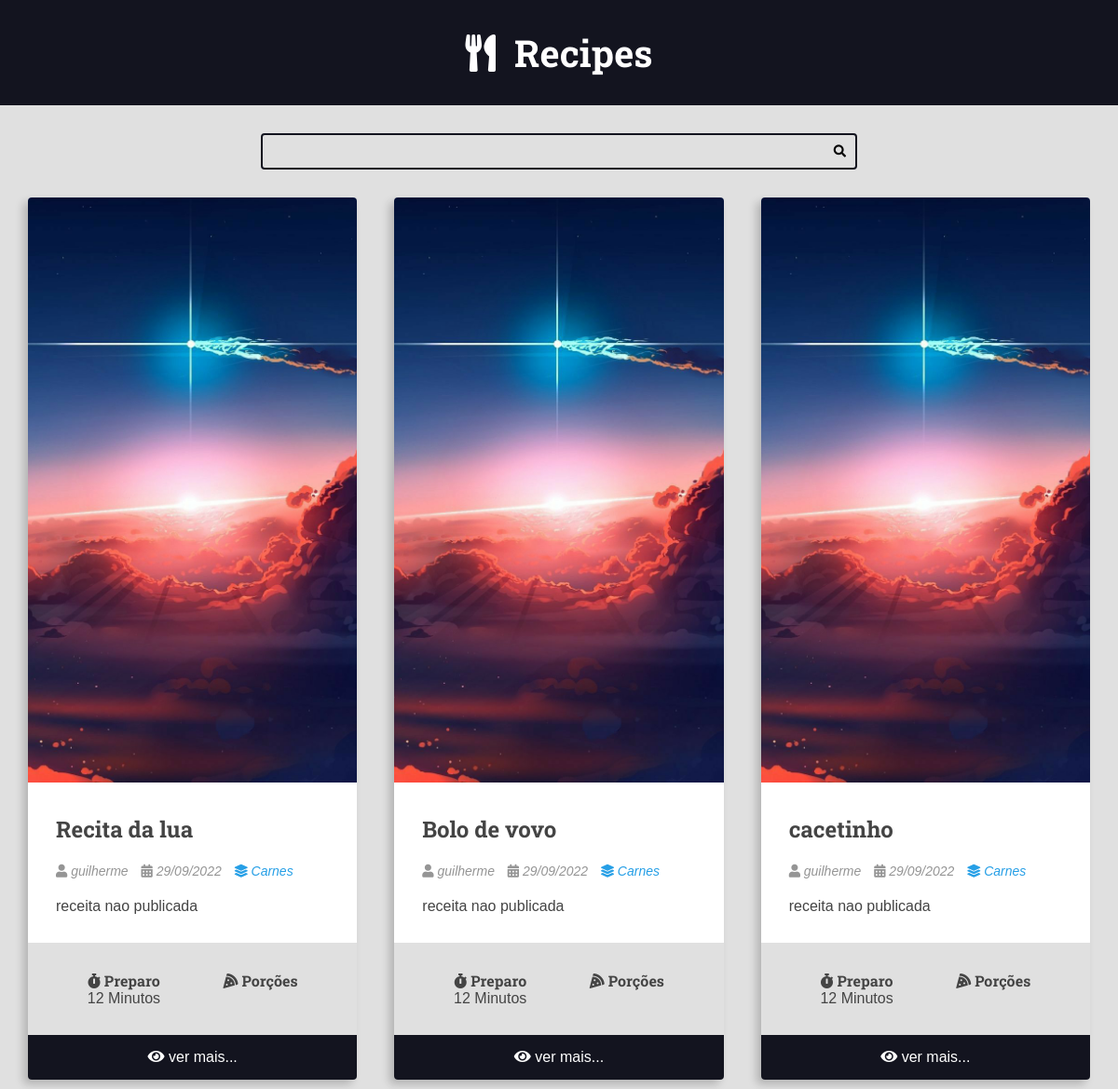
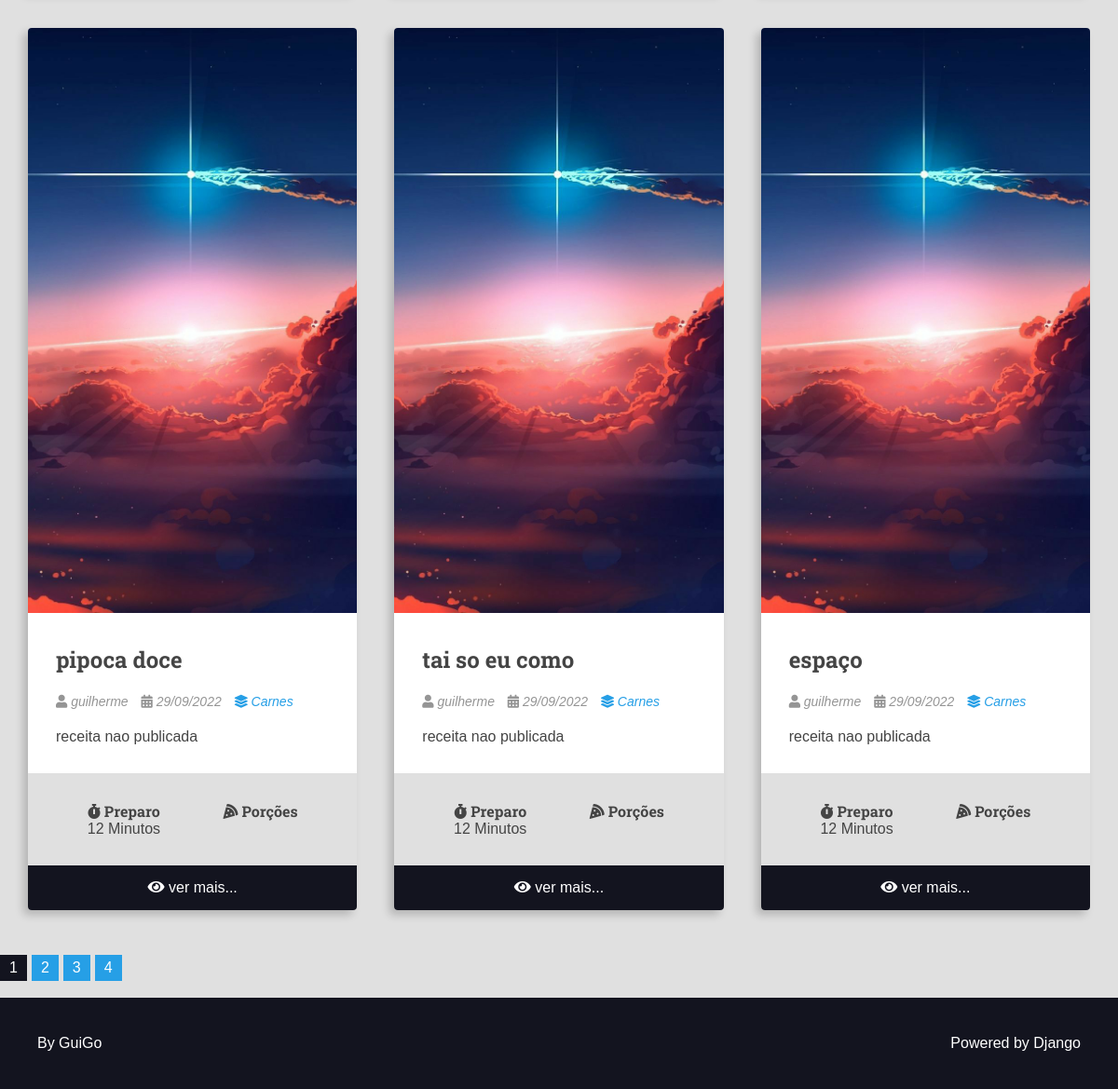
Page /recipes/category/3/ on the committed database (2 pictures, top to bottom).
### recipes/models.py (models this page shows, shortened)
class Recipe(models.Model):
    title = models.CharField(max_length=65)
    description = models.CharField(max_length=165)
    slug =  models.SlugField(unique=True)
    preparation_time = models.IntegerField()
    preparation_time_unit = models.CharField(max_length=65)
    servings_time = models.IntegerField()
    servings_time_unit = models.CharField(max_length=65)
    preparation_steps = models.TextField()
    preparation_steps_is_html = models.BooleanField(default=False)
    created_at = models.DateTimeField(auto_now_add=True)
    updated_at = models.DateTimeField(auto_now=True)
    is_published = models.BooleanField(default=False)
    cover = models.ImageField(upload_to='recipes/cover/%Y/%m/%d/')
    category = models.ForeignKey(
        Category, on_delete=models.SET_NULL, null=True, blank=True,
        default=None
    )
    author = models.ForeignKey(
        User, on_delete=models.SET_NULL, null=True
    )

class Category(models.Model):
    name = models.CharField(max_length=65)

### recipes/views.py (the view)
# urls.py: path('recipes/category/<int:category_id>/', recipeViews.category, name='recipes-category'),
    def category(self, request: HttpRequest, category_id: int) -> HttpResponse:
        def orderRecipe(recipe: Recipe) -> int:
            return recipe.id
        recipes = get_list_or_404(Recipe, category__id=category_id, is_published=True)
        recipes.sort(reverse=True, key=orderRecipe)
        paginator = Paginator(recipes, self.PER_PAGES)
        number_page = request.GET.get('page')
        page_obj = paginator.get_page(number_page)
        pagination = make_pagination(5, paginator.num_pages, page_obj.number)
        return render(request, 'recipes/pages/category.html', context={
            'page_obj': page_obj,
            'pagination': pagination,
            'category_name': f'{recipes[0].category.name} - Category | '
    })

### utils/pagination.py (called while the page is built, shortened)
def make_pagination(qtd_page_busca:int, total_page:int, current_page:int):
    middle = qtd_page_busca // 2 + 1
    if qtd_page_busca >= total_page:
        return {
            'range': [i for i in range(1, total_page + 1)],
            'first_page': 1,
            'last_page': total_page,
            'first_out_range': False,
            'last_out_range': True,
            'current': current_page
        }

### recipes/templates/recipes/pages/category.html (shortened to what this page needs)
{% extends 'global/base.html' %}
{% block content %}
    <div class="main-content main-content-list container">
        {% for recipe in page_obj.object_list %}
            {% include 'recipes/partials/recipe.html' %}
        {% endfor %}
    </div>
{% endblock content %}

### recipes/templates/recipes/partials/recipe.html (shortened to what this page needs)
<div class="recipe recipe-list-item">
    <div class="recipe-cover">
        <a href="{% url 'recipes-recipe' recipe.id %}">
            <img src="{{ recipe.cover.url }}" alt="temporario">
        </a>
    </div>
    <div class="recipe-title-container">
        <h2 class="recipe-title">{{ recipe.title }}</h2>
    </div>
    <div class="recipe-author">
        <span class="recipe-author-item">
            <i class="fas fa-user"></i>
            {% if recipe.author is not None %}
                {% if recipe.author.first_name %}
                    {{ recipe.author.first_name }}
                {% else %}
                    {{ recipe.author.username }}
                {% endif %}
            {% else %}
                Desconhecido
            {% endif %}
        </span>
        <span class="recipe-author-item">
            <i class="fas fa-calendar-alt"></i>
            {{ recipe.created_at |date:"d/m/Y" }}
        </span>
        {% if recipe.category is not None %}
            <span class="recipe-author-item">
                <a href="{% url 'recipes-category' recipe.category.id %}">
                    <i class="fas fa-layer-group"></i>
                    <span>{{ recipe.category.name }}</span>
                </a>
            </span>
        {% endif %}
    </div>
    <div class="recipe-content">
        <p>{{ recipe.description}}</p>
    </div>
    <div class="recipe-meta-container">
        <div class="recipe-meta recipe-preparation">
            <h3 class="recipe-meta-title"><i class="fas fa-stopwatch"></i> Preparo</h3>
            <div class="recipe-meta-text">
                {{ recipe.preparation_time }} {{ recipe.preparation_time_unit }}
            </div>
        </div>
        <div class="recipe-meta recipe-servings">
            <h3 class="recipe-meta-title"><i class="fas fa-pizza-slice"></i> Porções</h3>
        </div>
    </div>
    {% if not isDetailPage %}
    <footer class="recipe-footer">
        <a class="recipe-read-more button button-dark button-full-width" href="{% url 'recipes-recipe' recipe.id %} ">
            <i class="fas fa-eye"></i>
            <span>ver mais...</span>
        </a>
    </footer>
    {% endif %}
</div>

### recipes/static/recipes/css/style-copy.css (style rules this page uses)
:root { --color-primary: #269fe6; --color-primary-hover: #2086c2; --color-primary-dark: #13141f; --color-primary-dark-hover: #212336; --color-primary-light: #d4ecfa; --color-primary-light-hover: #bdd8e7; --color-white: #fff; --color-black: #000; --color-dark-text: #444; --color-info-light: #cce5ff; --color-debug-light: #cce5ff; --color-success-light: #d4edda; --color-alert-light: #fff3cd; --color-warning-light: #fff3cd; --color-error-light: #f8d7da; --color-info-dark: #4d86c4; --color-debug-dark: #4d86c4; --color-success-dark: #4a9c5d; --color-alert-dark: #927f40; --color-warning-dark: #927f40; --color-error-dark: #da525d; --color-gray-0: #f9f9f9; --color-gray-1: #e0e0e0; --color-gray-2: #c7c7c7; --color-gray-3: #aeaeae; --color-gray-4: #959595; --color-gray-5: #7d7d7d; --color-gray-6: #646464; --color-gray-7: #4b4b4b; --color-gray-8: #323232; --color-gray-9: #191919; --font-primary: sans-serif; --font-headings: 'Roboto Slab', serif; --spacing-gutter-medium: 3rem; --spacing-gutter-large: 4rem; }
* { padding: 0; margin: 0; box-sizing: border-box; }
html { font-size: 62.5%; }
body { font-size: 1.6rem; font-family: var(--font-primary); background: var(--color-gray-1); color: var(--color-dark-text); }
h1, h2, h3, h4, h5, h6 { font-family: var(--font-headings); }
img { max-width: 100%; }
a { color: var(--color-primary); text-decoration: none; }
.container { max-width: 144rem; margin: 0 auto; padding: var(--spacing-gutter-medium); }
.main-content { padding-top: 0; }
.main-content-list { display: grid; grid-template-columns: repeat(auto-fit, minmax(340px, 1fr)); gap: var(--spacing-gutter-large); }
.recipe { background: var(--color-white); box-shadow: -5px 5px 10px rgba(0, 0, 0, 0.2); transform: scale(1); transition: all 300ms ease-in-out; border-radius: 0.4rem; overflow: hidden; }
.recipe img { max-width: 100%; }
.recipe-list-item { max-width: 64rem; height: fit-content; }
.recipe-title-container { padding: var(--spacing-gutter-medium); padding-bottom: 2rem; }
.recipe-author { padding: 0 var(--spacing-gutter-medium); }
.recipe-content { padding: var(--spacing-gutter-medium); padding-top: 2rem; }
.recipe-author-item { color: var(--color-gray-4); margin-right: 1rem; font-style: italic; font-size: 1.4rem; }
.recipe-author a { color: var(--color-primary); transition: all 300ms ease-in-out; text-decoration: none; }
.recipe-meta-container { display: flex; flex-flow: row wrap; padding: var(--spacing-gutter-medium); background: var(--color-gray-1); }
.recipe-meta { display: flex; flex-flow: column nowrap; flex-shrink: 1; flex-grow: 1; text-align: center; }
.recipe-meta-title { font-size: 1.6rem; }
.recipe-footer a { background: var(--color-primary-dark); display: block; color: var(--color-white); text-decoration: none; text-align: center; padding: 1.5rem var(--spacing-gutter-medium); transition: all 300ms ease-in-out; }

### rows in the picture
Recipe: cover (picture), title "Recita da lua", author.username "guilherme", created_at "29/09/2022", category.name "Carnes", description "receita nao publicada", preparation_time "12", preparation_time_unit "Minutos"
Recipe: cover (picture), title "Bolo de vovo", author.username "guilherme", created_at "29/09/2022", category.name "Carnes", description "receita nao publicada", preparation_time "12", preparation_time_unit "Minutos"
Recipe: cover (picture), title "cacetinho", author.username "guilherme", created_at "29/09/2022", category.name "Carnes", description "receita nao publicada", preparation_time "12", preparation_time_unit "Minutos"
Recipe: cover (picture), title "pipoca doce", author.username "guilherme", created_at "29/09/2022", category.name "Carnes", description "receita nao publicada", preparation_time "12", preparation_time_unit "Minutos"
Recipe: cover (picture), title "tai so eu como", author.username "guilherme", created_at "29/09/2022", category.name "Carnes", description "receita nao publicada", preparation_time "12", preparation_time_unit "Minutos"
Recipe: cover (picture), title "espaço", author.username "guilherme", created_at "29/09/2022", category.name "Carnes", description "receita nao publicada", preparation_time "12", preparation_time_unit "Minutos"

### other values in the picture
{{ page }} "1"
{{ page }} "2" "3" "4"
